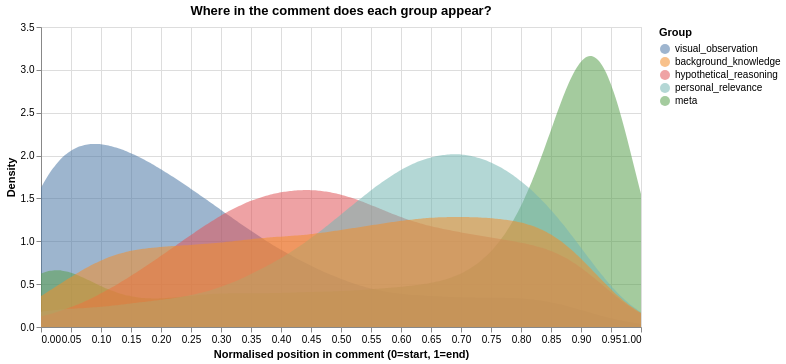

The notebook cell this image was saved under:
### Markdown cell above
## Q3 — Within-comment positioning: when does beyond-plot content appear?

For each sentence in a comment, we track its **normalised position** (0 = first, 1 = last). Is beyond-plot content front-loaded, back-loaded, or uniformly intermixed?

### Code cell
# ── Q3a: Density of relative position by group ─────────────────────────
# Only keep comments with ≥ 3 sentences so position is meaningful
nodes_q3 = nodes[nodes["n_nodes"] >= 3].copy()

density_data = nodes_q3[["group", "rel_position"]].copy()
density_data = density_data[density_data["group"] != "unknown"]

chart_q3a = (
    alt.Chart(density_data, title="Where in the comment does each group appear?")
    .transform_density(
        "rel_position",
        as_=["rel_position", "density"],
        groupby=["group"],
        extent=[0, 1],
        bandwidth=0.06,
    )
    .mark_area(opacity=0.55, interpolate="monotone")
    .encode(
        x=alt.X("rel_position:Q", title="Normalised position in comment (0=start, 1=end)"),
        y=alt.Y("density:Q", title="Density", stack=None),
        color=alt.Color(
            "group:N",
            title="Group",
            sort=GROUPS,
            scale=alt.Scale(
                domain=GROUPS,
                range=["#4e79a7", "#f28e2b", "#e15759", "#76b7b2", "#59a14f"],
            ),
        ),
    )
    .properties(width=600, height=300)
)
chart_q3a

### Figure 1 — Vega specification as saved in the notebook (floating-point values rounded to 4 significant figures; data arrays with more than 128 entries replaced by an {"elided": "..."} marker saying what was removed)
{"$schema": "https://vega.github.io/schema/vega/v6.json", "data": [{"name": "_server_source_0", "values": {"elided": "11560 records"}}, {"name": "source_0", "source": "_server_source_0", "transform": [{"type": "kde", "resolve": "shared", "groupby": ["group"], "extent": [0, 1], "field": "rel_position", "bandwidth": 0.06, "as": ["rel_position", "density"]}, {"type": "formula", "expr": "datum[\"group\"]===\"visual_observation\" ? 0 : datum[\"group\"]===\"background_knowledge\" ? 1 : datum[\"group\"]===\"hypothetical_reasoning\" ? 2 : datum[\"group\"]===\"personal_relevance\" ? 3 : datum[\"group\"]===\"meta\" ? 4 : 5", "as": "color_group_sort_index"}]}, {"name": "source_0_x_domain_rel_position", "source": "source_0", "transform": [{"type": "formula", "expr": "+datum['rel_position']", "as": "rel_position"}, {"type": "aggregate", "groupby": [], "fields": ["rel_position", "rel_position"], "ops": ["min", "max"], "as": ["min", "max"]}]}, {"name": "source_0_y_domain_density", "source": "source_0", "transform": [{"type": "formula", "expr": "+datum['density']", "as": "density"}, {"type": "aggregate", "groupby": [], "fields": ["density", "density"], "ops": ["min", "max"], "as": ["min", "max"]}]}], "marks": [{"type": "group", "name": "pathgroup", "from": {"facet": {"data": "source_0", "name": "faceted_path_main", "groupby": ["group"]}}, "encode": {"update": {"height": {"field": {"signal": null, "datum": null, "group": "height", "parent": null}}, "width": {"field": {"signal": null, "datum": null, "group": "width", "parent": null}}}}, "marks": [{"type": "area", "name": "marks", "from": {"data": "faceted_path_main"}, "sort": {"field": "x"}, "encode": {"update": {"orient": {"value": "vertical"}, "opacity": {"value": 0.55}, "x": {"field": "rel_position", "scale": "x"}, "y2": {"value": 0, "scale": "y"}, "interpolate": {"value": "monotone"}, "defined": {"signal": "isValid(datum[\"rel_position\"]) && isFinite(+datum[\"rel_position\"]) && isValid(datum[\"density\"]) && isFinite(+datum[\"density\"])"}, "fill": {"field": "group", "scale": "color"}, "y": {"field": "density", "scale": "y"}}}, "style": ["area"]}]}], "scales": [{"name": "x", "type": "linear", "domain": [{"signal": "(data(\"source_0_x_domain_rel_position\")[0] || {}).min"}, {"signal": "(data(\"source_0_x_domain_rel_position\")[0] || {}).max"}], "range": [0, {"signal": "width"}], "nice": true, "zero": false}, {"name": "y", "type": "linear", "domain": [{"signal": "(data(\"source_0_y_domain_density\")[0] || {}).min"}, {"signal": "(data(\"source_0_y_domain_density\")[0] || {}).max"}], "range": [{"signal": "height"}, 0], "zero": true, "nice": true}, {"name": "color", "type": "ordinal", "domain": ["visual_observation", "background_knowledge", "hypothetical_reasoning", "personal_relevance", "meta"], "range": ["#4e79a7", "#f28e2b", "#e15759", "#76b7b2", "#59a14f"]}], "axes": [{"scale": "x", "orient": "bottom", "maxExtent": 0, "tickCount": {"signal": "ceil(width/40)"}, "ticks": false, "domain": false, "minExtent": 0, "gridScale": "y", "zindex": 0, "grid": true, "labels": false, "aria": false}, {"scale": "y", "aria": false, "maxExtent": 0, "gridScale": "x", "zindex": 0, "orient": "left", "labels": false, "tickCount": {"signal": "ceil(height/40)"}, "minExtent": 0, "domain": false, "grid": true, "ticks": false}, {"scale": "x", "title": "Normalised position in comment (0=start, 1=end)", "tickCount": {"signal": "ceil(width/40)"}, "zindex": 0, "labelOverlap": true, "orient": "bottom", "grid": false, "labelFlush": true}, {"scale": "y", "zindex": 0, "labelOverlap": true, "grid": false, "tickCount": {"signal": "ceil(height/40)"}, "title": "Density", "orient": "left"}], "title": {"text": "Where in the comment does each group appear?", "frame": "group"}, "style": "cell", "height": 300, "width": 600, "padding": 5, "legends": [{"title": "Group", "fill": "color", "symbolType": "circle", "encode": {"symbols": {"update": {"opacity": {"value": 0.55}}}}}], "background": "white"}
